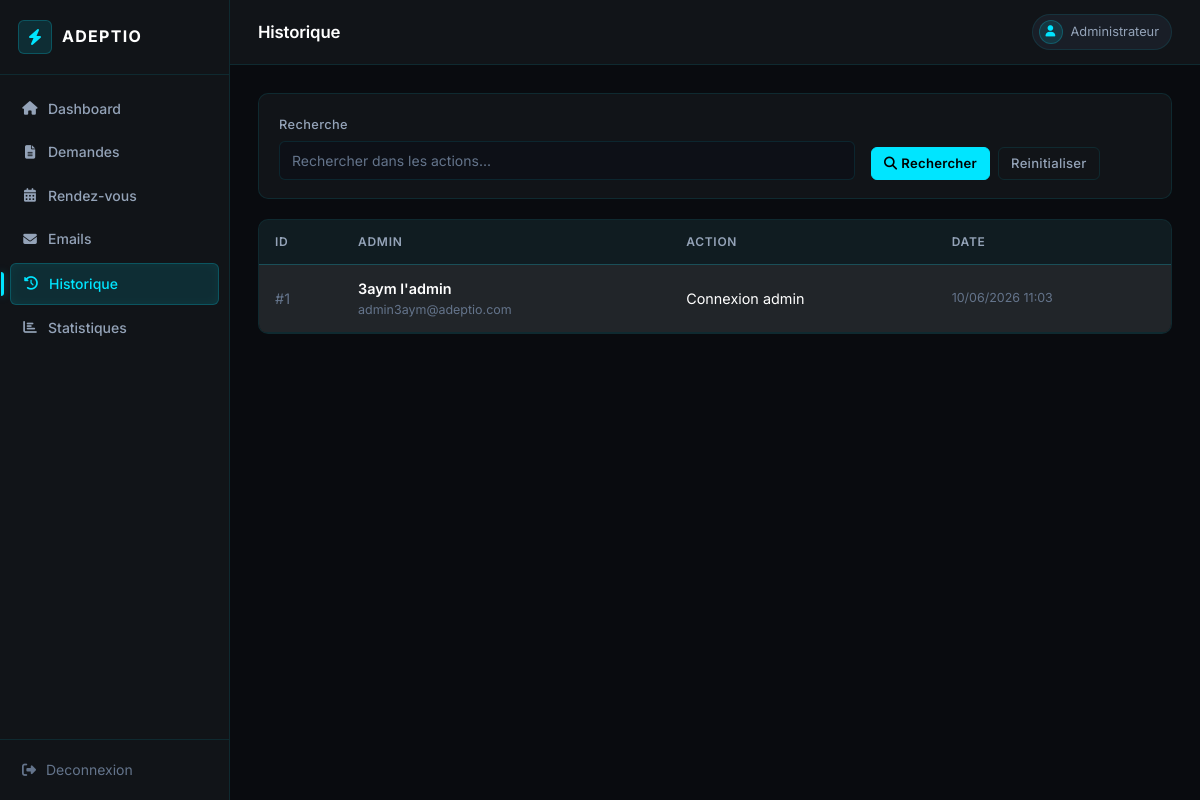
The page /admin/historique.php (signed in) on the database its author committed.
### tables this page shows
CREATE TABLE `logs` (
  `id_log` int NOT NULL,
  `id_admin` int DEFAULT NULL,
  `action` text,
  `date_action` timestamp NULL DEFAULT CURRENT_TIMESTAMP
);

### admin/_bootstrap.php (called while the page is built, shortened)
<?php
function e(?string $value): string
{
    return htmlspecialchars((string) $value, ENT_QUOTES, 'UTF-8');
}
function current_admin(PDO $pdo): ?array
{
    $stmt = $pdo->prepare('SELECT id_admin, nom, email FROM admins WHERE id_admin = ?');
    $stmt->execute([$_SESSION['admin']]);
    return $stmt->fetch(PDO::FETCH_ASSOC) ?: null;
}
function format_datetime(?string $value): string
{
    return date('d/m/Y H:i', strtotime($value));
}

### admin/historique.php (the view, shortened to what this page needs)
<?php
require_once __DIR__ . '/_bootstrap.php';
require_once __DIR__ . '/_layout.php';
$search = trim($_GET['q'] ?? '');
if ($search !== '') {
    $stmt = $pdo->prepare("
        SELECT l.*, a.nom AS admin_nom, a.email AS admin_email
        FROM logs l
        LEFT JOIN admins a ON a.id_admin = l.id_admin
        WHERE l.action LIKE ?
        ORDER BY l.date_action DESC
        LIMIT 200
    ");
    $stmt->execute(['%' . $search . '%']);
} else {
    $stmt = $pdo->query("
        SELECT l.*, a.nom AS admin_nom, a.email AS admin_email
        FROM logs l
        LEFT JOIN admins a ON a.id_admin = l.id_admin
        ORDER BY l.date_action DESC
        LIMIT 200
    ");
}
$logs = $stmt->fetchAll();
render_admin_header($pdo, 'Historique', 'historique');
?>
<div class="filter-panel">
    <form class="row g-3 align-items-end" method="GET">
        <div class="col-md-8">
            <label class="form-label" for="q">Recherche</label>
            <input class="form-control" id="q" type="search" name="q"
                   value="<?= e($search) ?>" placeholder="Rechercher dans les actions...">
        </div>
        <div class="col-md-4 d-flex gap-2">
            <button class="btn btn-primary" type="submit"><i class="fas fa-search me-1"></i>Rechercher</button>
            <a class="btn btn-outline-secondary" href="historique.php">Reinitialiser</a>
        </div>
    </form>
</div>
<div class="panel">
    <div class="table-responsive">
        <table class="table mb-0">
            <thead>
                <tr>
                    <th>ID</th>
                    <th>Admin</th>
                    <th>Action</th>
                    <th>Date</th>
                </tr>
            </thead>
            <tbody>
            <?php foreach ($logs as $log): ?>
                <tr>
                    <td><span style="color:var(--muted)">#<?= (int) $log['id_log'] ?></span></td>
                    <td>
                        <div class="fw-semibold"><?= e($log['admin_nom'] ?? 'Systeme') ?></div>
                        <div class="text-muted small"><?= e($log['admin_email']) ?></div>
                    </td>
                    <td><?= e($log['action']) ?></td>
                    <td class="text-muted small"><?= e(format_datetime($log['date_action'])) ?></td>
                </tr>
            <?php endforeach; ?>
            </tbody>
        </table>
    </div>
</div>
<?php render_admin_footer(); ?>

### admin/_layout.php (shortened to what this page needs)
<?php
function render_admin_header(PDO $pdo, string $title, string $active): void
{
    $admin = current_admin($pdo);
    $links = [
        'dashboard'   => ['Dashboard',        'dashboard.php',    'fa-home'],
        'demandes'    => ['Demandes',          'demandes.php',     'fa-file-alt'],
        'rendez_vous' => ['Rendez-vous',       'rendez_vous.php',  'fa-calendar-alt'],
        'emails'      => ['Emails',            'emails.php',       'fa-envelope'],
        'historique'   => ['Historique',        'historique.php',    'fa-history'],
        'statistiques' => ['Statistiques',      'statistiques.php',  'fa-chart-bar'],
    ];
    ?>
<!DOCTYPE html>
<html lang="fr" data-bs-theme="dark">
<head>
    <link href="https://cdn.jsdelivr.net/npm/bootstrap@5.3.3/dist/css/bootstrap.min.css" rel="stylesheet">
    <link href="https://cdnjs.cloudflare.com/ajax/libs/font-awesome/6.5.1/css/all.min.css" rel="stylesheet">
    <link href="../assets/style.css" rel="stylesheet">
</head>
<body>
<div class="admin-shell">
    <aside class="sidebar">
        <div class="sidebar-brand">
            <div class="sidebar-brand-icon"><i class="fas fa-bolt"></i></div>
            <span class="sidebar-brand-name">Adeptio</span>
        </div>
        <nav class="sidebar-nav">
            <?php foreach ($links as $key => [$label, $href, $icon]): ?>
                <a href="<?= e($href) ?>" class="<?= $active === $key ? 'active' : '' ?>">
                    <i class="fas <?= e($icon) ?> nav-icon"></i>
                    <span><?= e($label) ?></span>
                </a>
            <?php endforeach; ?>
        </nav>
        <div class="sidebar-footer">
            <a href="../auth/logout.php">
                <i class="fas fa-sign-out-alt nav-icon"></i>
                <span>Deconnexion</span>
            </a>
        </div>
    </aside>
    <div class="main-content">
        <header class="topbar">
            <h1 class="topbar-title"><?= e($title) ?></h1>
            <div class="topbar-user">
                <div class="topbar-avatar"><i class="fas fa-user"></i></div>
                <span class="topbar-user-name"><?= e($admin['nom'] ?? 'Admin') ?></span>
            </div>
        </header>
        <div class="page-body">
    <?php
}
function render_admin_footer(): void
{
    ?>
        </div>
    </div>
</div>
</body>
</html>
    <?php
}

### rows shown on the page
logs: id_log "1", id_admin.nom "3aym l'admin", id_admin.email "admin3aym@adeptio.com", action "Connexion admin", date_action "10/06/2026 11:03"

### other values the page prints
$label "Dashboard"
$label "Demandes"
$label "Rendez-vous"
$label "Emails"
$label "Historique"
$label "Statistiques"
$title "Historique"
$admin['nom'] "Administrateur"
